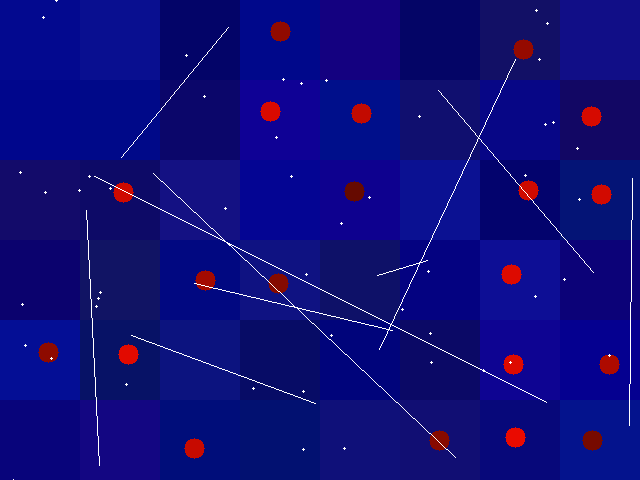
#> input picture images/img-3.png, 640 x 480 px, found by its file name; its folder holds 5 pictures in this run
$ python proba.py   (older library calls are emulated)
#> lines starting #> are read from the running program, lines starting #| are printed output that depends on the picture; after the words box and inside, x2 and y2 are one past the last pixel; in counts of white or black regions, pixels touching at a corner belong together
import numpy as np
import cv2
import matplotlib.pyplot as plt
from datetime import datetime
from scipy import ndimage

import os,sys
dir = os.path.dirname(__file__)
filename = os.path.join(dir, 'images')
print("--------------=-=-=-=-=-=-  " + str(filename))

                            #C:/Users/Smekac/Desktop/pr/ImagesOfCars        #Paziti apsolutna putanja
path, dirs, files = os.walk(filename).__next__()
file_count = len(files)
print("Broj slika je : " + str(file_count) )

# index = 1
# while index <= file_count:    //za rad sa svim slikama


def ZaDetekciju(Okvir):
    img_GRAY_gs = cv2.cvtColor(Okvir, cv2.COLOR_RGB2GRAY)  # konvert u grayscale
    plt.imshow(img_GRAY_gs, 'gray')
    image_barcode_bin = cv2.adaptiveThreshold(img_GRAY_gs, 255,cv2.ADAPTIVE_THRESH_GAUSSIAN_C, cv2.THRESH_BINARY, 61,15)
    ####
    retSlike, image_bin = cv2.threshold(img_GRAY_gs, 0, 255, cv2.THRESH_OTSU)
    print("pRAG JE: " + str(retSlike))
    img, contours, hierarchy = cv2.findContours(image_barcode_bin, cv2.RETR_LIST, cv2.CHAIN_APPROX_SIMPLE)
    img = Okvir.copy()
    cv2.drawContours(img, contours, -1, (255, 0, 0), 1)

    contours_Tablica = []  # ovde ce biti samo konture koje pripadaju bar-kodu
    for contour in contours:  # za svaku konturu
        center, size, angle = cv2.minAreaRect(
            contour)  # pronadji pravougaonik minimalne povrsine koji ce obuhvatiti celu konturu
        width, height = size
        xx, yy, w, h = cv2.boundingRect(contour)
        x, y = center
        if w > 3 and w < 60 and h > 6 and h < 90:  # uslov da kontura pripada (trebalo bi preko Krugova)
                contours_Tablica.append(contour)  # ova kontura pripada bar-kodu

    img = Okvir.copy()
    cv2.drawContours(img, contours_Tablica, -1, (0, 0, 255), 4)
    plt.imshow(img)

    return img, contours_Tablica, retSlike

prvaSlika = cv2.imread('images\img-3.png')
#> prvaSlika is the input picture: shape (480, 640, 3); mean B, G, R 122.9, 12, 14.9
SlikaKrugova = cv2.cvtColor(prvaSlika, cv2.COLOR_BGR2RGB) #HLS I HSV # razlike otkritii !!!
plt.imshow(SlikaKrugova)
plt.show()

iscrtana, konturee, VrednostPraga = ZaDetekciju(SlikaKrugova)
#> in ZaDetekciju, `img_GRAY_gs = cv2.cvtColor(Okvir, cv2.COLOR_RGB2GRAY)`:
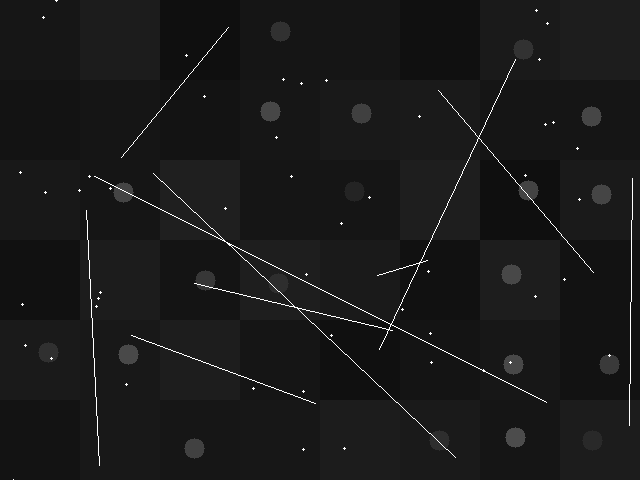
#> img_GRAY_gs: shape (480, 640); min 15, max 255, mean 25.4
#> in ZaDetekciju, `image_barcode_bin = cv2.adaptiveThreshold(img_GRAY_gs, 255,cv2.ADAPTIV..`:
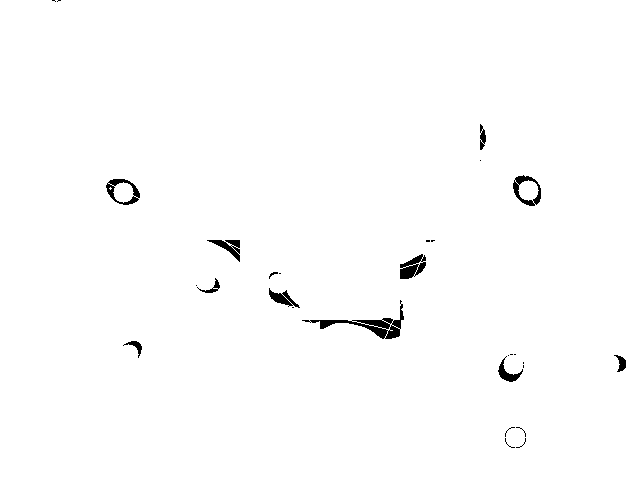
#> image_barcode_bin: shape (480, 640); 99% white; 29 black regions (17 under 20 px), largest, box (x1, y1, x2, y2) and area: (302, 300, 404, 339) 806, (400, 254, 426, 279) 387, (513, 175, 541, 206) 331
#> in ZaDetekciju, `retSlike, image_bin = cv2.threshold(img_GRAY_gs, 0, 255, cv2.THRESH_OT..`:
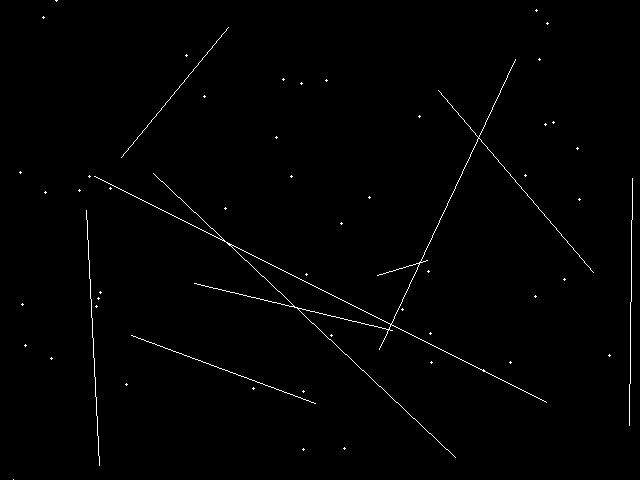
#> image_bin: shape (480, 640); 0.82% white in thin lines or dots
#> in ZaDetekciju, `retSlike, image_bin = cv2.threshold(img_GRAY_gs, 0, 255, cv2.THRESH_OT..`: retSlike = 76
#| pRAG JE: 76.0
#> in ZaDetekciju, `img, contours, hierarchy = cv2.findContours(image_barcode_bin, cv2.RET..`: contours = 77 contours, 48 with area under 20; largest, box (x1, y1, x2, y2) and area: (0, 0, 640, 480) 306075, (309, 319, 389, 340) 438, (497, 357, 524, 383) 244, (514, 174, 542, 206) 232, (206, 239, 241, 263) 218
#> the loop in ZaDetekciju, `for contour in contours:` made 77 passes
#> (angle, width, height, xx, yy, w, h, x) on passes 1, 2, 3, 4, 9, 10, 11, 12, 13, 14, 15, 16: (-90, 2, 5, 515, 446, 6, 3, 517.5), (-90, 2, 5, 510, 446, 6, 3, 512.5), (-45, 2.12, 2.12, 519, 445, 4, 3, 520.5), (-45, 2.12, 2.12, 508, 445, 4, 3, 509.5), (-45, 2.12, 2.12, 523, 441, 3, 4, 524), (-45, 2.12, 2.12, 505, 441, 3, 4, 506), (-90, 5, 2, 524, 437, 3, 6, 525), (-90, 5, 2, 504, 437, 3, 6, 505), (-90, 5, 2, 524, 432, 3, 6, 525), (-90, 5, 2, 504, 432, 3, 6, 505), (-45, 2.12, 2.12, 523, 430, 3, 4, 524), (-45, 2.12, 2.12, 505, 430, 3, 4, 506)
#> (contour, angle, width, height, xx, yy, w, h) on passes 5, 6, 7, 8, 17, 18: ([[521, 445], [522, 444], [523, 445], [522, 446]], -45, 1.41, 1.41, 521, 444, 3, 3), ([[507, 445], [508, 444], [509, 445], [508, 446]], -45, 1.41, 1.41, 507, 444, 3, 3), ([[522, 444], [523, 443], [524, 444], [523, 445]], -45, 1.41, 1.41, 522, 443, 3, 3), ([[506, 444], [507, 443], [508, 444], [507, 445]], -45, 1.41, 1.41, 506, 443, 3, 3), ([[522, 430], [523, 429], [524, 430], [523, 431]], -45, 1.41, 1.41, 522, 429, 3, 3), ([[506, 430], [507, 429], [508, 430], [507, 431]], -45, 1.41, 1.41, 506, 429, 3, 3)

upper_red = np.array([255,120,120])
lower_red = np.array([50,0,0])

mask = cv2.inRange(SlikaKrugova, lower_red, upper_red)
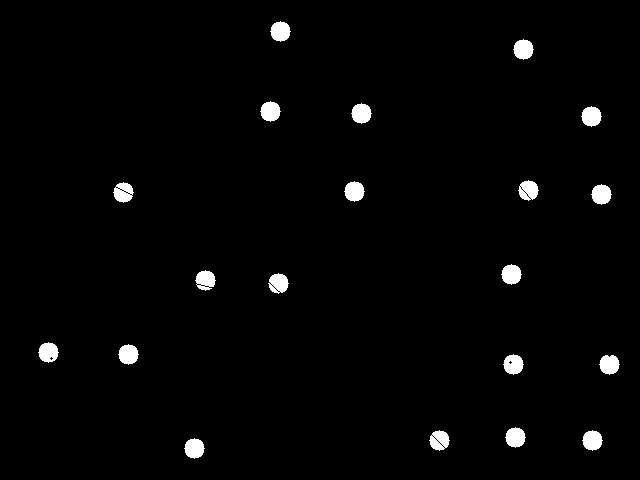
#> mask: shape (480, 640); 2% white; 20 white regions, largest, box (x1, y1, x2, y2) and area: (270, 21, 291, 42) 317, (513, 39, 534, 60) 317, (260, 101, 281, 122) 317
output = cv2.bitwise_and(SlikaKrugova, SlikaKrugova, mask=mask)
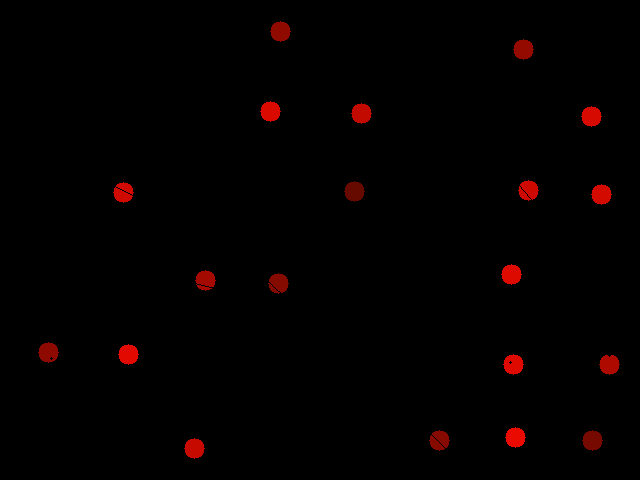
#> output: shape (480, 640, 3); mean R, G, B 3.7, 0.2, 0
#output2 = 255 - output  # Ako su kola u mraku NE treba invertovati (TREBA DODATNI USLOV)
plt.imshow(output)
#plt.show()
plt.figure()
plt.imshow(SlikaKrugova)
plt.show()

ret, thresh = cv2.threshold(output, 70, 255, 0) # Ponekad se izgubi neki !!!
plt.imshow(thresh)
plt.show()

iscrtana, contours, retSlike = ZaDetekciju(thresh)
#> in ZaDetekciju (call 2), `image_barcode_bin = cv2.adaptiveThreshold(img_GRAY_gs, 255,cv2.ADAPTIV..`:
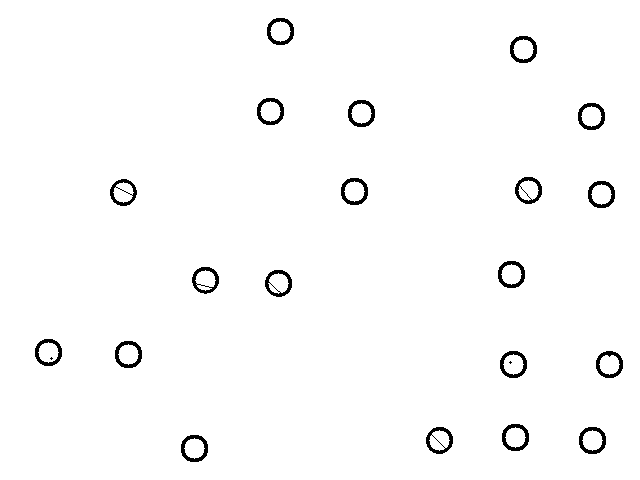
#> image_barcode_bin: shape (480, 640); 98.2% white; 22 black regions (2 under 20 px), largest, box (x1, y1, x2, y2) and area: (267, 18, 294, 45) 284, (510, 36, 537, 63) 284, (257, 98, 284, 125) 284
#| pRAG JE: 0.0
#> the loop in ZaDetekciju (call 2), `for contour in contours:` made 87 passes
#> contour on passes 1, 2, 3, 4, 5, 6, 7, 8, 9, 10, 12, 13: [[443, 447], [444, 446], [445, 447], [444, 448]], [[442, 446], [443, 445], [444, 446], [443, 447]], [[441, 445], [442, 444], [443, 445], [442, 446]], [[440, 444], [441, 443], [442, 444], [441, 445]], [[439, 443], [440, 442], [441, 443], [440, 444]], [[438, 442], [439, 441], [440, 442], [439, 443]], [[437, 441], [438, 440], [439, 441], [438, 442]], [[436, 440], [437, 439], [438, 440], [437, 441]], [[435, 439], [436, 438], [437, 439], [436, 440]], [[434, 438], [435, 437], [436, 438], [435, 439]], [[433, 437], [434, 436], [435, 437], [434, 438]], [[432, 436], [433, 435], [434, 436], [433, 437]]
#> in ZaDetekciju (call 2), `cv2.drawContours(img, contours_Tablica, -1, (0, 0, 255), 4)`:
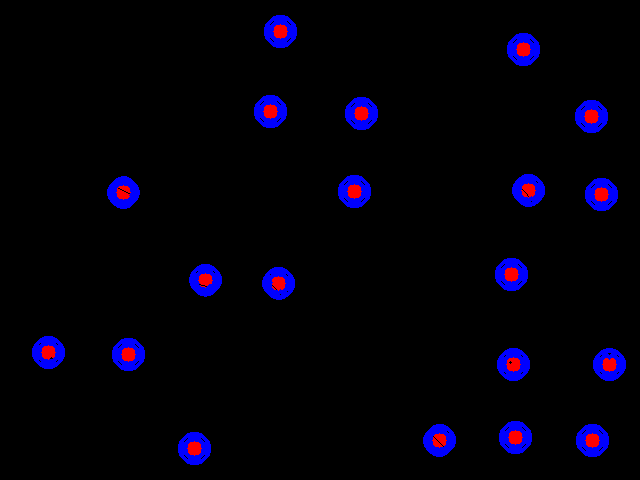
#> img: shape (480, 640, 3); mean R, G, B 2.6, 0, 11.2
plt.imshow(iscrtana)
plt.show()

print('Broj kontura odnosno krugova: ' + str(len(contours)/2) )
#| Broj kontura odnosno krugova: 20.0
